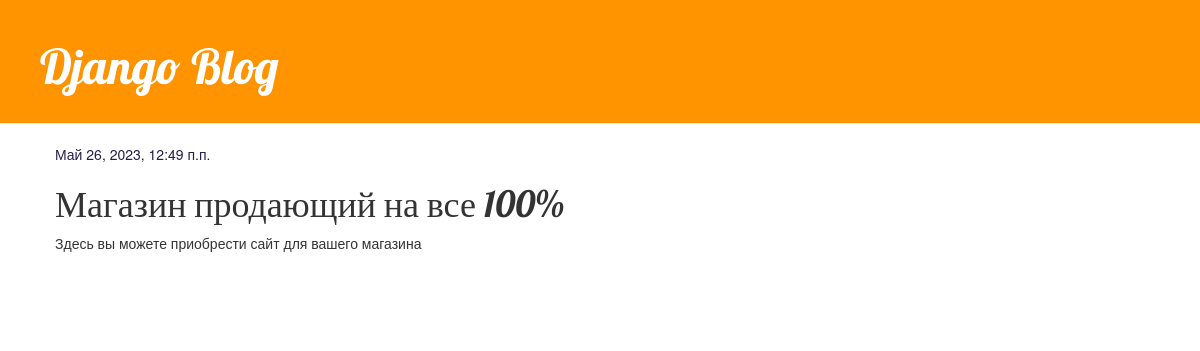
Before: /post/2/ with the older database file.
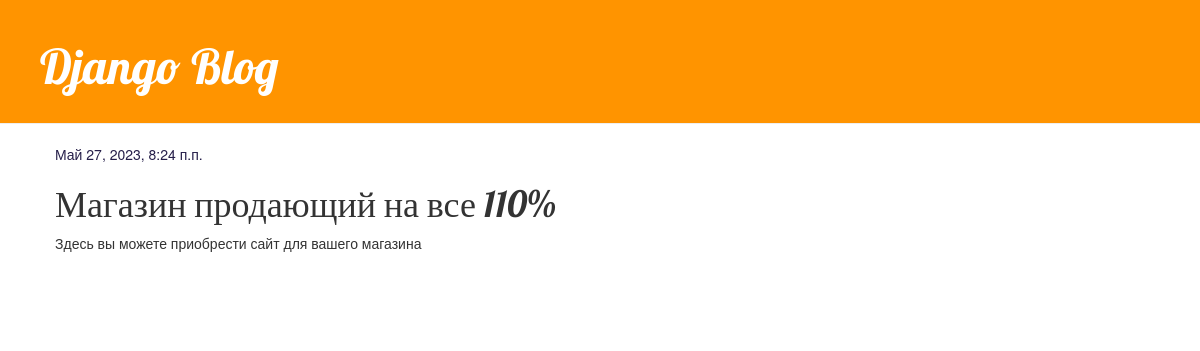
After: the same page with the newer database file.
### blog/models.py (models this page shows, shortened)
class Post(models.Model):
    author = models.ForeignKey(settings.AUTH_USER_MODEL, on_delete=models.CASCADE)
    title = models.CharField(max_length=200)
    text = models.TextField()
    created_date = models.DateTimeField(default=timezone.now)
    published_date = models.DateTimeField(blank=True, null=True)

### blog/views.py (the view)
# urls.py: path('post/<int:pk>/', views.post_detail, name='post_detail'),
def post_detail(request, pk):
    post = get_object_or_404(Post, pk=pk)
    return render(request, 'blog/post_detail.html', {'post': post})

### blog/templates/blog/post_detail.html (shortened to what this page needs)
{% extends 'blog/base.html' %}
{% block content %}
    <div class="post">
        {% if post.published_date %}
            <div class="date">
                {{ post.published_date }}
            </div>
        {% endif %}
        <h1>{{ post.title }}</h1>
        <p>{{ post.text|linebreaksbr }}</p>
    </div>
{% endblock %}

Changed rows visible on the page:
changed Post "Здесь вы можете приобрести сайт для вашего магазина": published_date "Май 26, 2023, 12:49 п.п." → "Май 27, 2023, 8:24 п.п."; title "Магазин продающий на все 100%" → "Магазин продающий на все 110%"
